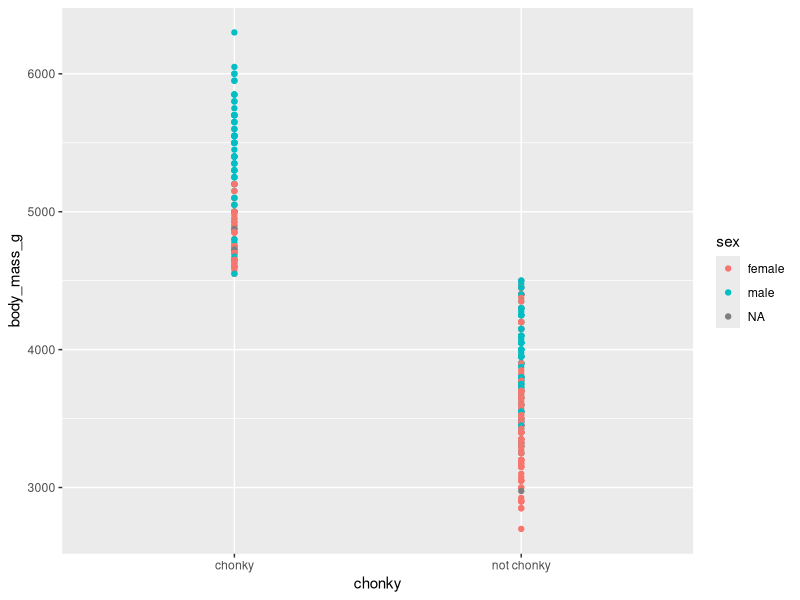

Reproduce this figure in R.
library(tidyverse)
library(dplyr)
library(palmerpenguins)
df <- penguins
df %>%
  mutate(body_mass_kg_rounded = round(body_mass_g/1000,0),
         body_mass_kg = body_mass_g/1000) %>%
  select(body_mass_g, body_mass_kg_rounded, sex, body_mass_kg) %>%  #case_when is good for making Numeric stuff into a new column that is categorical
  mutate(chonky = case_when(body_mass_g > 4500 ~ "chonky", 
                                 TRUE ~ "not chonky")) %>%
           select(chonky,body_mass_g, everything()) %>%
  arrange(chonky, desc(body_mass_g)) %>%
  ggplot(aes(x =chonky, y = body_mass_g, color = sex)) +
    geom_point()

# look into ggplotly          
  